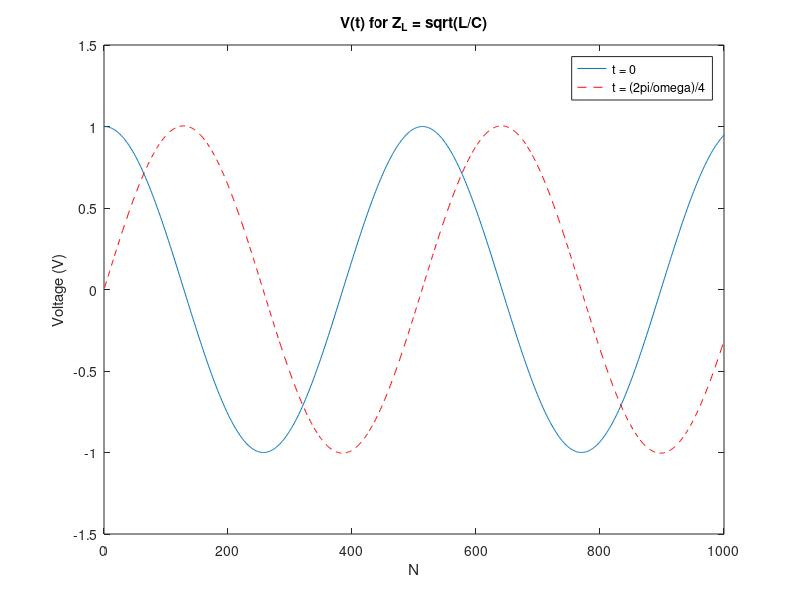

Reproduce this figure in MATLAB.
clc
clear
close all
% Given parameters
w = 5e-3;
V0 = 1;
L = 2;
C = 3;
N = 1000;
Z_L =sqrt(L/C);
%%%%%%%%%%%%%%%%%%%%%%%%%%%%%%%%%%%%%%%%%%%%%%%%%%%%%%%%
% Calculating Zn array
%%%%%%%%%%%%%%%%%%%%%%%%%%%%%%%%%%%%%%%%%%%%%%%%%%%%%%%%
Zn = NaN(1,N);
Zn(N) = Z_L;
for k = 1:N-1
    if k == (N-1)
        Zn(1) = (Zn(2) + j*w*L);
    else
        Zn(N-k) = ((1/(Zn(N-k+1)+j*w*L)) + j*w*C)^(-1);
    end
end
%%%%%%%%%%%%%%%%%%%%%%%%%%%%%%%%%%%%%%%%%%%%%%%%%%%%%%%%
% Calculation of V and I arrays
%%%%%%%%%%%%%%%%%%%%%%%%%%%%%%%%%%%%%%%%%%%%%%%%%%%%%%%%
I = [];
V = [];
t = [0,((2*pi/w)/4)];

for k2 = 1:N
    if k2 == 1
        % initial conditions:
        I(1) = V0/Zn(1);
        V(1) = V0-j*w*L*I(1);
        
    else
        V(k2) = V(k2-1)-j*w*L*I(k2-1);
        I(k2) = I(k2-1)-j*w*C*V(k2);
    end
    V_1(k2) = V(k2).*exp(j*w*t(1));
    V_2(k2)= V(k2).*exp(j*w*t(2));
end
rho = (Z_L-Zn(1))/(Z_L+Zn(1))

n = 1:N;
plot(n, real(V_1))
title("V(t) for Z_L = sqrt(L/C)");
xlabel("N");
ylabel("Voltage (V)");
hold on
plot(n,real(V_2),'r--');
legend("t = 0", "t = (2\pi/\omega)/4")










